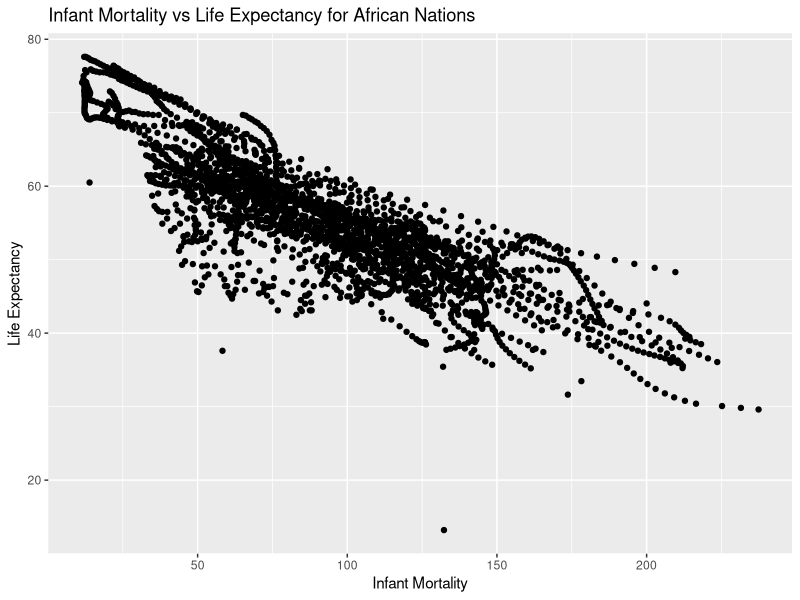
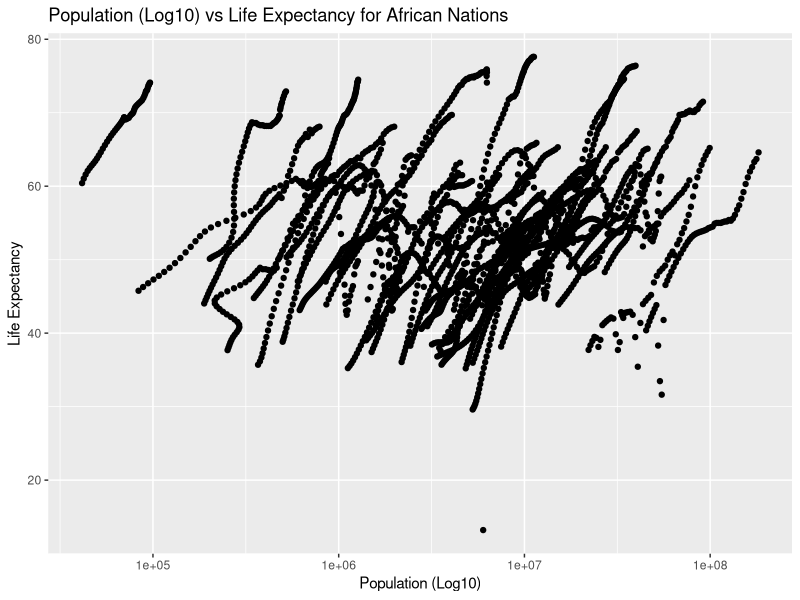
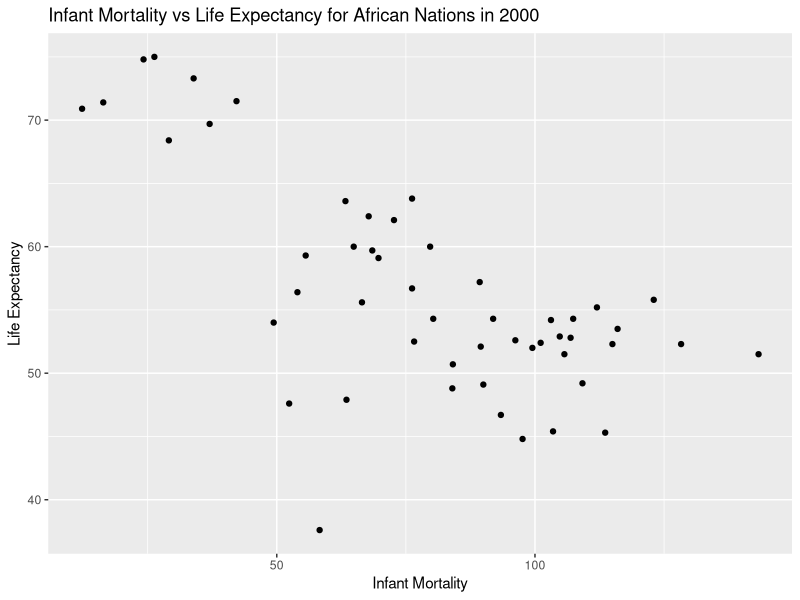
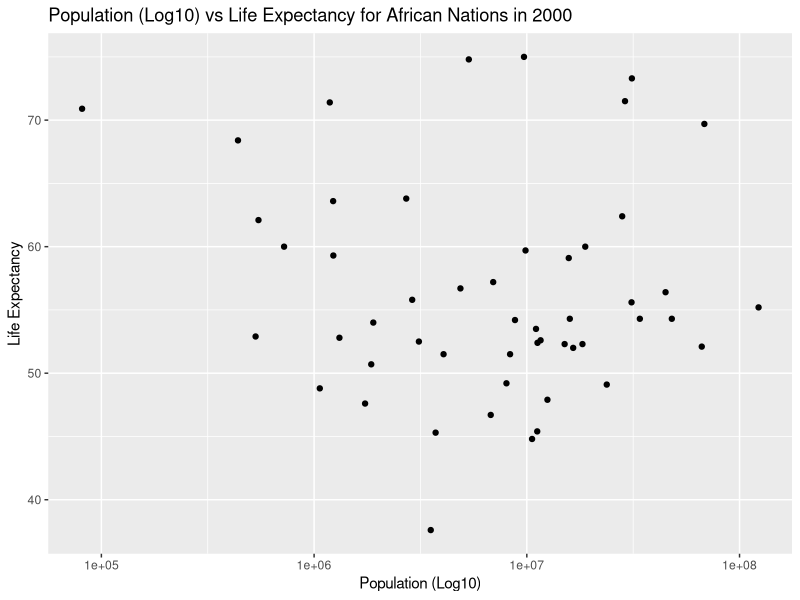
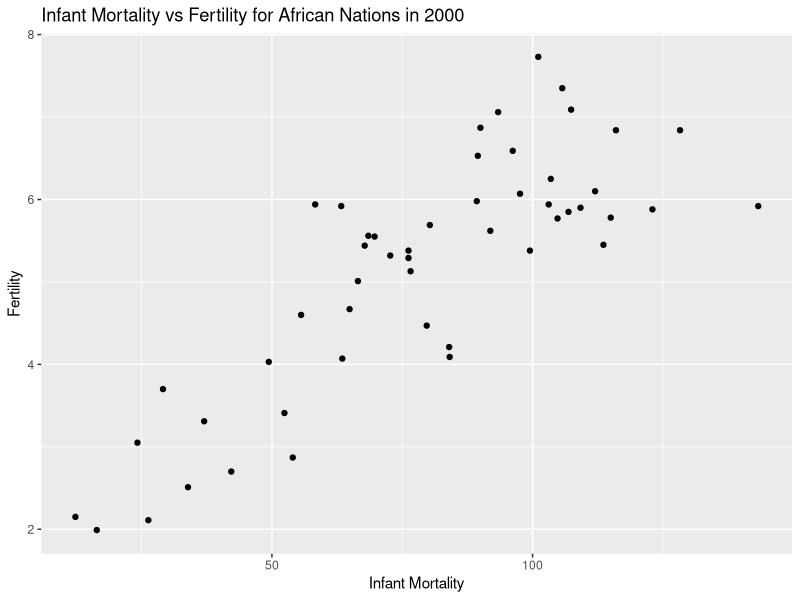
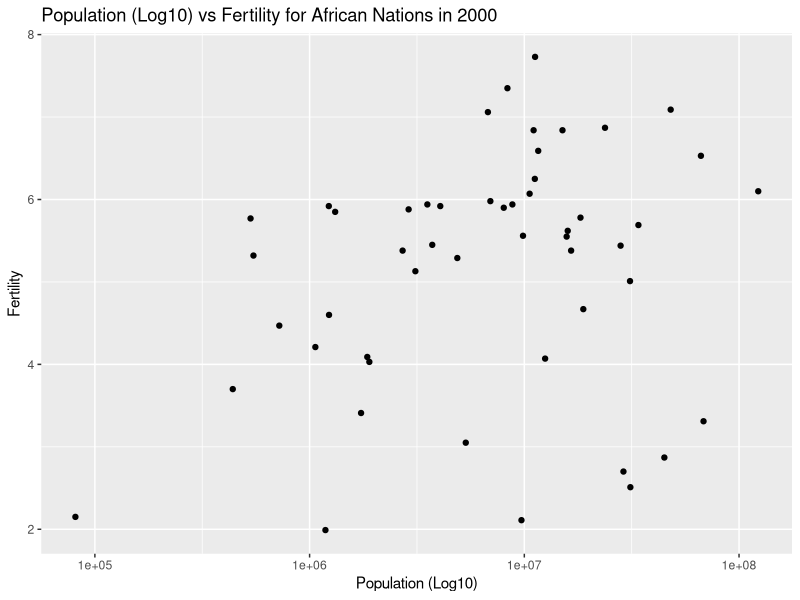

Write R code to recreate these figures, in order.
## ---- chunk 1
# Load Packages
library(dslabs)
library(tidyverse)
## ---- chunk 2
# Check the Help File for Gapminder
help(gapminder)

# Data Structure
str(gapminder)

# Data Summary
summary(gapminder)

# Class
class(gapminder)
## ---- chunk 3
# Assign African Countries to a New Object
africadata <- gapminder %>% filter(continent == "Africa")

## Find Missing Values in Infant Mortality
years_of_na_infant_mortality <- africadata %>% select(year, infant_mortality) %>% filter(is.na(infant_mortality) == TRUE) %>% group_by(year) %>% count()
unique(years_of_na_infant_mortality$year)

# Checking New Object Structure and Summary
str(africadata)
summary(africadata)

# Making New Datasets for Infant Mortality + Life Expectancy (IMLE) & Population + Life Expectancy (PLE)
IMLE <- africadata %>% select(infant_mortality, life_expectancy)
PLE <- africadata %>% select(population, life_expectancy)

# Checking IMLE and PLE Structure and Summaries
## Structure
str(IMLE)
str(PLE)

## Summary
summary(IMLE)
summary(PLE)
## ---- chunk 4
# IMLE: Infant Mortality vs Life Expectancy
ggplot(IMLE, aes(x = infant_mortality, y = life_expectancy)) + geom_point() + labs(x = "Infant Mortality", y = "Life Expectancy", title = "Infant Mortality vs Life Expectancy for African Nations")

# PLE
ggplot(PLE, aes(x = population, y = life_expectancy)) + geom_point() + scale_x_log10() + labs(x = "Population (Log10)", y = "Life Expectancy", title = "Population (Log10) vs Life Expectancy for African Nations")

## ---- chunk 5
# Make New Object to House Year 2000 Data
data_2000 <- africadata %>% filter(year == 2000)

# Check Structure and Summary
str(data_2000)
summary(data_2000)

# Reevaluating Previous Plots
IMLE <- data_2000 %>% select(infant_mortality, life_expectancy)
PLE <- data_2000 %>% select(population, life_expectancy)
## IMLE: Infant Mortality vs Life Expectancy
ggplot(IMLE, aes(x = infant_mortality, y = life_expectancy)) + geom_point() + labs(x = "Infant Mortality", y = "Life Expectancy", title = "Infant Mortality vs Life Expectancy for African Nations in 2000")
## PLE
ggplot(PLE, aes(x = population, y = life_expectancy)) + geom_point() + scale_x_log10() + labs(x = "Population (Log10)", y = "Life Expectancy", title = "Population (Log10) vs Life Expectancy for African Nations in 2000")

# Fitting a Simple Model
fit1 <- lm(life_expectancy ~ infant_mortality, data = data_2000)
fit2 <- lm(life_expectancy ~ population, data = data_2000)

# Summary of Models
summary(fit1)
summary(fit2)
## ---- chunk 6
## Comparing fertility and infant mortality for the 2000 dataset
ggplot(data_2000, aes(x = infant_mortality, y = fertility)) + geom_point() + labs(x = "Infant Mortality", y = "Fertility", title = "Infant Mortality vs Fertility for African Nations in 2000")
## Comparing population size and fertility for the 2000 dataset
ggplot(data_2000, aes(x = population, y = fertility)) + geom_point() + scale_x_log10() + labs(x = "Population (Log10)", y = "Fertility", title = "Population (Log10) vs Fertility for African Nations in 2000")
## ---- chunk 7
## load packages
library("broom")
## ---- chunk 8
## Fitting fertility against population and infant mortality  in a linear model
fit3 <- lm(fertility ~ population, data = data_2000)
fit4 <- lm(fertility ~ infant_mortality, data = data_2000)

## show fit output as a table
tidy(fit3)
tidy(fit4)
